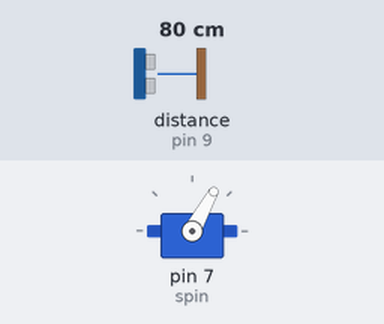
This sketch was run on a simulated Arduino Uno, built with avr-gcc and run on an emulated ATmega328P. Parts: servo. Wiring (inferred from the names in the program): ultrasonic range finder: trigger pin 8; echo pin 9. The inputs (shaded band) are chosen by the test bench; at power-on: distance to the obstacle (sensor on pin 9) 80 cm. The echo pulse lasts 58.3 µs per cm; what the sketch prints to the serial monitor is not drawn.

Above: at 1.8 s.
1.9 s: distance to the obstacle (sensor on pin 9) set to 2 cm
At 2.7 s:
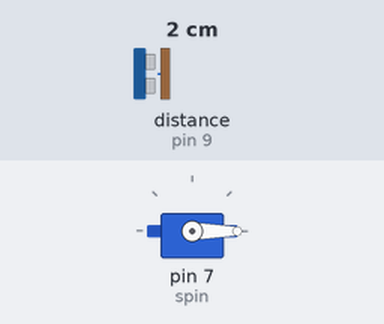
6.0 s: distance to the obstacle (sensor on pin 9) set to 9 cm
At 6.8 s:
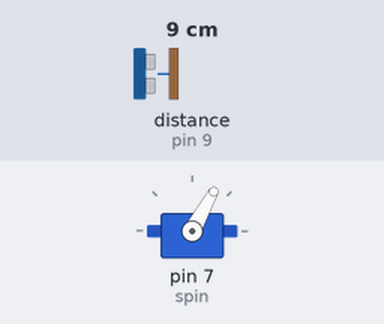
9.5 s: distance to the obstacle (sensor on pin 9) set to 4 cm
At 11.2 s:
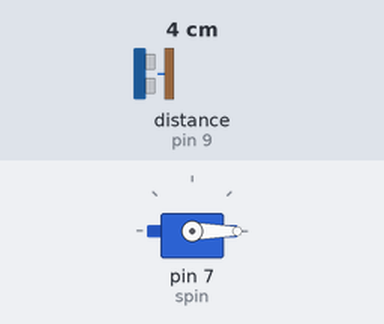
Timing chart, 0 to 19.6 s (numbered marks = the images above; inputs shaded):
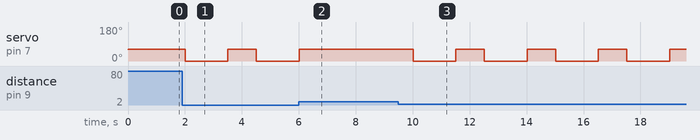

Measured:
- after the input at 1.9 s, servo on pin 7 (spin): 61° → 0° after 0.11 s, → 61° 1.5 s later, → 0° 1.0 s later
- after the input at 6.0 s, servo on pin 7 (spin): goes on until 6.0 s, then stays 61°
- after the input at 9.5 s, servo on pin 7 (spin): alternates 61° for 1.0 s and 0° for 1.5 s, starting after 0.52 s

The sketch:

AutoHandSanitizer.ino
```cpp
#include <Servo.h>
Servo myServo;
#define trig 8 //8번 핀을 trig로 전역변수 설정
#define echo 9 //9번 핀을 echo로 전역변수 설정
#define spin 7 //7번 핀을 servo용 핀 전역변수 설정

void setup()
{

  myServo.attach(spin);
  Serial.begin(9600); //serial 통신 9600레이트로 시작
  pinMode(trig, OUTPUT); // Trigger 초음파 발생 아웃풋
  pinMode(echo, INPUT); // Echo 초음파 수신부 인풋

}

void loop()
{
  myServo.write(60); // 서보 초기 각도 설정 60도

  long duration, distance; // 변수 설정

  digitalWrite(trig, HIGH); // 초음파 발생
  delayMicroseconds(10);

  digitalWrite(trig, LOW); // 초음파 끄기
  delayMicroseconds(10);

  duration = pulseIn(echo, HIGH); // echo에 특정 신호 될때까지 시간 측정 함수 입력
  distance = duration * 170 / 1000; //mm로 변환

  Serial.print("거리:"); //시리얼 모니터에 거리 확인을 위한 mm 출력
  Serial.print(distance);
  Serial.println("mm");

  if (distance < 80) // 손이 밑에 들어가야하므로 80mm이하가 되면 서보모터가 돌아가도록 설정
  {
    myServo.write(0); //0도로 변화
    delay(1500); // 1.5초간 유지 후
    myServo.write(61); // 원상태 복귀
  }
  else
  {
    myServo.write(61); // 80mm 이상이 측정되면 그냥 평소각도대로
  }
  delay(1000); // 전체 루프 과정 1초마다 새로 하도록 딜레이 설정
}
```
